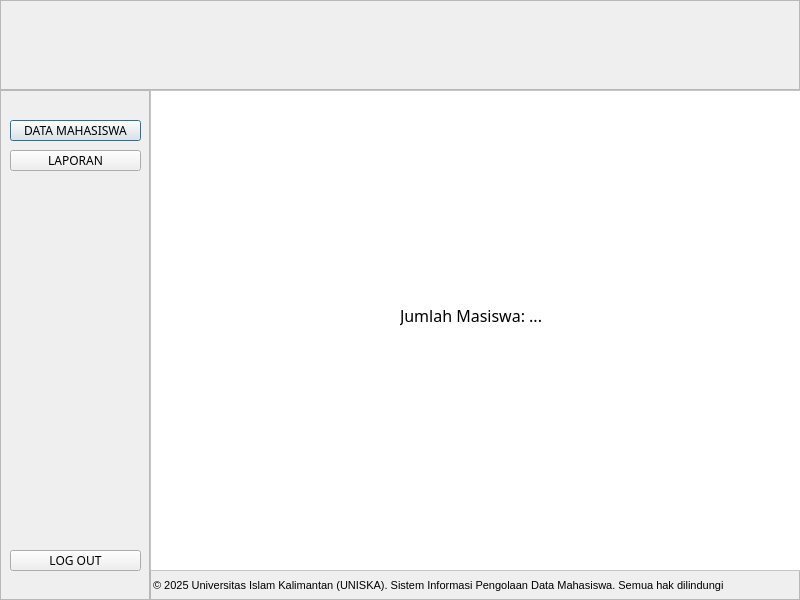
<?xml version="1.0" encoding="UTF-8"?>
<ui version="4.0">
 <class>Dialog</class>
 <widget class="QDialog" name="Dialog">
  <property name="geometry">
   <rect>
    <x>0</x>
    <y>0</y>
    <width>800</width>
    <height>600</height>
   </rect>
  </property>
  <property name="windowTitle">
   <string>Dialog</string>
  </property>
  <widget class="QFrame" name="frame">
   <property name="geometry">
    <rect>
     <x>0</x>
     <y>0</y>
     <width>800</width>
     <height>600</height>
    </rect>
   </property>
   <property name="styleSheet">
    <string notr="true"/>
   </property>
   <property name="frameShape">
    <enum>QFrame::StyledPanel</enum>
   </property>
   <property name="frameShadow">
    <enum>QFrame::Raised</enum>
   </property>
   <widget class="QFrame" name="frame_2">
    <property name="geometry">
     <rect>
      <x>0</x>
      <y>0</y>
      <width>800</width>
      <height>90</height>
     </rect>
    </property>
    <property name="frameShape">
     <enum>QFrame::StyledPanel</enum>
    </property>
    <property name="frameShadow">
     <enum>QFrame::Raised</enum>
    </property>
    <widget class="QLabel" name="label">
     <property name="geometry">
      <rect>
       <x>0</x>
       <y>0</y>
       <width>800</width>
       <height>90</height>
      </rect>
     </property>
     <property name="styleSheet">
      <string notr="true">border-image: url(:/images/img/header.png);</string>
     </property>
     <property name="text">
      <string/>
     </property>
    </widget>
   </widget>
   <widget class="QFrame" name="frame_3">
    <property name="geometry">
     <rect>
      <x>0</x>
      <y>90</y>
      <width>150</width>
      <height>511</height>
     </rect>
    </property>
    <property name="frameShape">
     <enum>QFrame::StyledPanel</enum>
    </property>
    <property name="frameShadow">
     <enum>QFrame::Raised</enum>
    </property>
    <widget class="QLabel" name="label_2">
     <property name="geometry">
      <rect>
       <x>0</x>
       <y>0</y>
       <width>150</width>
       <height>511</height>
      </rect>
     </property>
     <property name="styleSheet">
      <string notr="true">border-image: url(:/images/img/Navbar.png);</string>
     </property>
     <property name="text">
      <string/>
     </property>
    </widget>
    <widget class="QPushButton" name="dmahasiswabtn">
     <property name="geometry">
      <rect>
       <x>10</x>
       <y>30</y>
       <width>131</width>
       <height>21</height>
      </rect>
     </property>
     <property name="font">
      <font>
       <family>Poppins</family>
       <pointsize>9</pointsize>
       <weight>50</weight>
       <italic>false</italic>
       <bold>false</bold>
      </font>
     </property>
     <property name="styleSheet">
      <string notr="true">font: 9pt &quot;Poppins&quot;;

QPushButton #pushButton {
    background-color: qlineargradient(
        spread:pad, 
        x1:0, y1:0, 
        x2:1, y2:0, 
        stop:0 rgba(11, 131, 120, 219), 
        stop:1 rgba(85, 98, 112, 226)
    );
    color: rgba(255, 255, 255, 210);
    border-radius: 5px;
    border: none;
}

QPushButton #pushButton:hover {
    background-color: qlineargradient(
        spread:pad, 
        x1:0, y1:0, 
        x2:1, y2:0, 
        stop:0 rgba(150, 123, 111, 219), 
        stop:1 rgba(85, 81, 84, 226)
    );
}

QPushButton #pushButton:pressed {
    padding-left: 5px;
    padding-top: 5px;
    background-color: rgba(150, 123, 111, 255);
}</string>
     </property>
     <property name="text">
      <string>DATA MAHASISWA</string>
     </property>
    </widget>
    <widget class="QPushButton" name="laporanbtn">
     <property name="geometry">
      <rect>
       <x>10</x>
       <y>60</y>
       <width>131</width>
       <height>21</height>
      </rect>
     </property>
     <property name="font">
      <font>
       <family>Poppins</family>
       <pointsize>9</pointsize>
       <weight>50</weight>
       <italic>false</italic>
       <bold>false</bold>
      </font>
     </property>
     <property name="styleSheet">
      <string notr="true">font: 9pt &quot;Poppins&quot;;

QPushButton #pushButton {
    background-color: qlineargradient(
        spread:pad, 
        x1:0, y1:0, 
        x2:1, y2:0, 
        stop:0 rgba(11, 131, 120, 219), 
        stop:1 rgba(85, 98, 112, 226)
    );
    color: rgba(255, 255, 255, 210);
    border-radius: 5px;
    border: none;
}

QPushButton #pushButton:hover {
    background-color: qlineargradient(
        spread:pad, 
        x1:0, y1:0, 
        x2:1, y2:0, 
        stop:0 rgba(150, 123, 111, 219), 
        stop:1 rgba(85, 81, 84, 226)
    );
}

QPushButton #pushButton:pressed {
    padding-left: 5px;
    padding-top: 5px;
    background-color: rgba(150, 123, 111, 255);
}</string>
     </property>
     <property name="text">
      <string>LAPORAN</string>
     </property>
    </widget>
    <widget class="QPushButton" name="logoutbtn">
     <property name="geometry">
      <rect>
       <x>10</x>
       <y>460</y>
       <width>131</width>
       <height>21</height>
      </rect>
     </property>
     <property name="font">
      <font>
       <family>Poppins</family>
       <pointsize>9</pointsize>
       <weight>50</weight>
       <italic>false</italic>
       <bold>false</bold>
      </font>
     </property>
     <property name="styleSheet">
      <string notr="true">font: 9pt &quot;Poppins&quot;;

QPushButton #pushButton {
    background-color: qlineargradient(
        spread:pad, 
        x1:0, y1:0, 
        x2:1, y2:0, 
        stop:0 rgba(11, 131, 120, 219), 
        stop:1 rgba(85, 98, 112, 226)
    );
    color: rgba(255, 255, 255, 210);
    border-radius: 5px;
    border: none;
}

QPushButton #pushButton:hover {
    background-color: qlineargradient(
        spread:pad, 
        x1:0, y1:0, 
        x2:1, y2:0, 
        stop:0 rgba(150, 123, 111, 219), 
        stop:1 rgba(85, 81, 84, 226)
    );
}

QPushButton #pushButton:pressed {
    padding-left: 5px;
    padding-top: 5px;
    background-color: rgba(150, 123, 111, 255);
}</string>
     </property>
     <property name="text">
      <string>LOG OUT</string>
     </property>
    </widget>
   </widget>
   <widget class="QFrame" name="frame_4">
    <property name="geometry">
     <rect>
      <x>150</x>
      <y>570</y>
      <width>651</width>
      <height>30</height>
     </rect>
    </property>
    <property name="frameShape">
     <enum>QFrame::StyledPanel</enum>
    </property>
    <property name="frameShadow">
     <enum>QFrame::Raised</enum>
    </property>
    <widget class="QLabel" name="label_3">
     <property name="geometry">
      <rect>
       <x>0</x>
       <y>0</y>
       <width>651</width>
       <height>30</height>
      </rect>
     </property>
     <property name="font">
      <font>
       <pointsize>8</pointsize>
      </font>
     </property>
     <property name="styleSheet">
      <string notr="true">border-image: url(:/images/img/Footer.png);</string>
     </property>
     <property name="text">
      <string> © 2025 Universitas Islam Kalimantan (UNISKA). Sistem Informasi Pengolaan Data Mahasiswa. Semua hak dilindungi</string>
     </property>
    </widget>
   </widget>
   <widget class="QFrame" name="frame_5">
    <property name="geometry">
     <rect>
      <x>150</x>
      <y>90</y>
      <width>651</width>
      <height>481</height>
     </rect>
    </property>
    <property name="styleSheet">
     <string notr="true">background-color: rgb(255, 255, 255);</string>
    </property>
    <property name="frameShape">
     <enum>QFrame::StyledPanel</enum>
    </property>
    <property name="frameShadow">
     <enum>QFrame::Raised</enum>
    </property>
    <widget class="QWidget" name="widget" native="true">
     <property name="geometry">
      <rect>
       <x>10</x>
       <y>10</y>
       <width>631</width>
       <height>461</height>
      </rect>
     </property>
     <property name="styleSheet">
      <string notr="true">background-color: rgb(255, 255, 255);</string>
     </property>
     <widget class="QLabel" name="label_4">
      <property name="geometry">
       <rect>
        <x>240</x>
        <y>190</y>
        <width>191</width>
        <height>51</height>
       </rect>
      </property>
      <property name="font">
       <font>
        <family>Poppins</family>
        <pointsize>12</pointsize>
        <weight>50</weight>
        <italic>false</italic>
        <bold>false</bold>
       </font>
      </property>
      <property name="styleSheet">
       <string notr="true">font: 12pt &quot;Poppins&quot;;</string>
      </property>
      <property name="text">
       <string>Jumlah Masiswa: ...</string>
      </property>
     </widget>
    </widget>
   </widget>
  </widget>
 </widget>
 <resources>
  <include location="../res.qrc"/>
 </resources>
 <connections/>
</ui>
